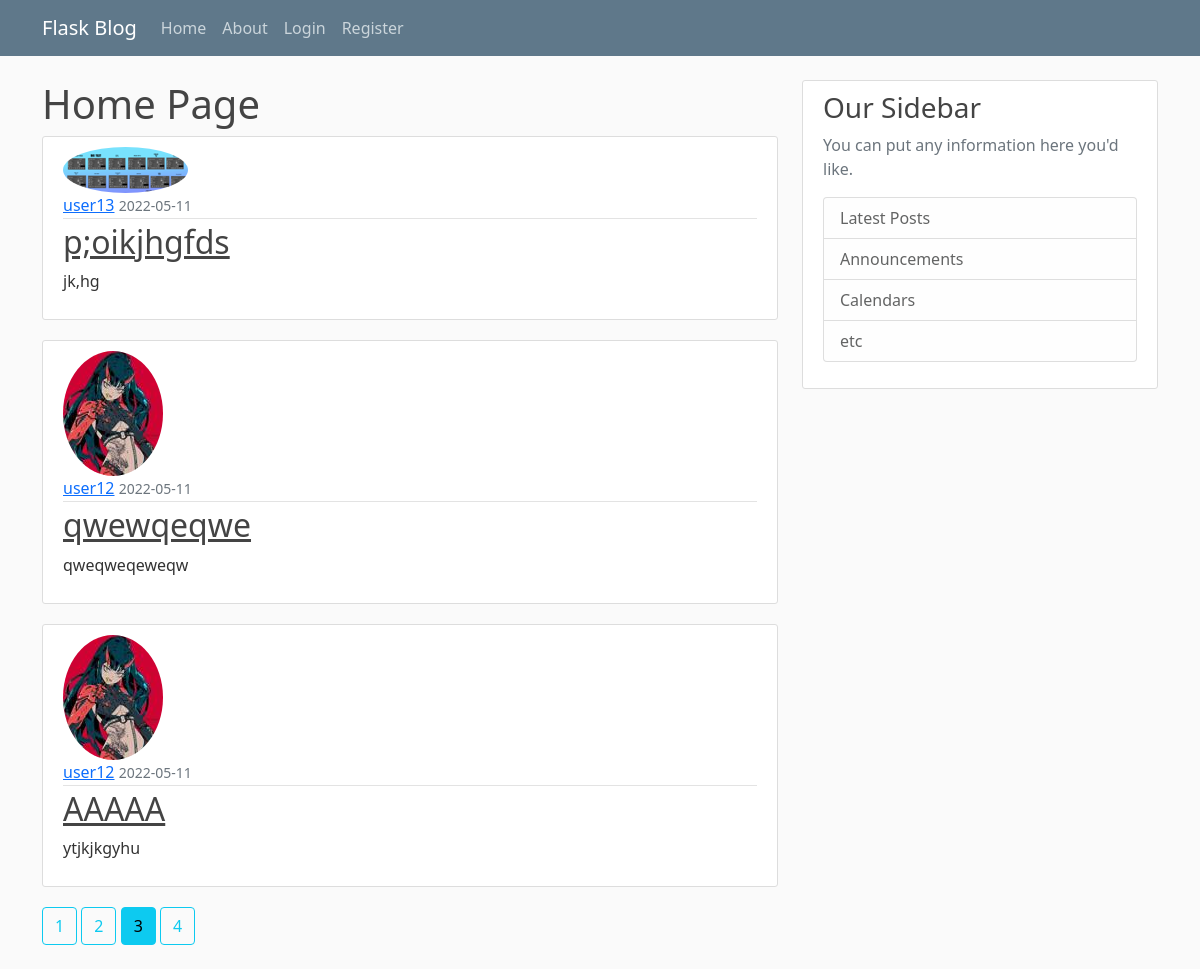
Screenshot of /home?page=3 with the database file from the repository.
### flaskblog/models.py (models this page shows, shortened)
class Post(db.Model):
    id = db.Column(db.Integer, primary_key=True)
    title = db.Column(db.String(100), nullable=False)
    date_posted = db.Column(db.DateTime, nullable=False,
                            default=datetime.utcnow)
    content = db.Column(db.Text, nullable=False)
    user_id = db.Column(db.Integer, db.ForeignKey('user.id'), nullable=False)

class User(db.Model, UserMixin):
    id = db.Column(db.Integer, primary_key=True)
    username = db.Column(db.String(20), unique=True, nullable=False)
    email = db.Column(db.String(120), unique=True, nullable=False)
    image_file = db.Column(db.String(20), nullable=False,
                           default='default.jpg')
    password = db.Column(db.String(60), nullable=False)
    posts = db.relationship('Post', backref='author', lazy=True)

### flaskblog/main/routes.py (the view)
@main.route("/")
@main.route("/home")
def home():
    page = request.args.get('page', 1, type=int)
    posts = Post.query.order_by(
        Post.date_posted.desc()).paginate(page=page, per_page=3)
    return render_template('home.html', posts=posts)

### flaskblog/templates/home.html (shortened to what this page needs)
{% extends "base.html" %} {% block content %}
<h1>Home Page</h1>
{% for post in posts.items %}
<article class="media content-section">
    <img
        src="{{ url_for('static', filename='profile_pics/' + post.author.image_file) }}"
        class="rounded-circle"
        alt=""
    />
    <div class="media-body">
        <div class="article-metadata">
            <a
                class="mr-2"
                href="{{ url_for('users.user_posts', username=post.author.username) }}"
                >{{ post.author.username }}</a
            >
            <small class="text-muted">
                {{ post.date_posted.strftime('%Y-%m-%d') }}
            </small>
        </div>
        <h2>
            <a
                class="article-title"
                href="{{ url_for('posts.post', post_id=post.id) }}"
                >{{ post.title }}</a
            >
        </h2>
        <p class="article-content">{{ post.content }}</p>
    </div>
</article>
{% endfor %} {% for page_num in posts.iter_pages(left_edge=1,
right_edge=1,left_current=1) %} {% if page_num %} {% if posts.page == page_num
%}
<a class="btn btn-info mb-4" href="{{ url_for('main.home', page=page_num) }}"
    >{{ page_num }}</a
>
{% else %}
<a
    class="btn btn-outline-info mb-4"
    href="{{ url_for('main.home', page=page_num) }}"
    >{{ page_num }}</a
>
{% endif %} {% endif %} {% endfor %} {% endblock content %}

### flaskblog/static/main.css (style rules this page uses)
body { background: #fafafa; color: #333333; margin-top: 5rem; }
h1, h2, h3, h4, h5, h6 { color: #444444; }
.content-section { background: #ffffff; padding: 10px 20px; border: 1px solid #dddddd; border-radius: 3px; margin-bottom: 20px; }
.article-title { color: #444444; }
.article-content { white-space: pre-line; }
.article-metadata { padding-bottom: 1px; margin-bottom: 4px; border-bottom: 1px solid #e3e3e3 }

### rows the page displays
Post: image_file (picture), author.username "user13", date_posted "2022-05-11", title "p;oikjhgfds", content "jk,hg"
Post: image_file (picture), author.username "user12", date_posted "2022-05-11", title "qwewqeqwe", content "qweqweqeweqw"
Post: image_file (picture), author.username "user12", date_posted "2022-05-11", title "AAAAA", content "ytjkjkgyhu"

### other values shown
{{ page_num }} "1" "2" "4"
{{ page_num }} "3"
